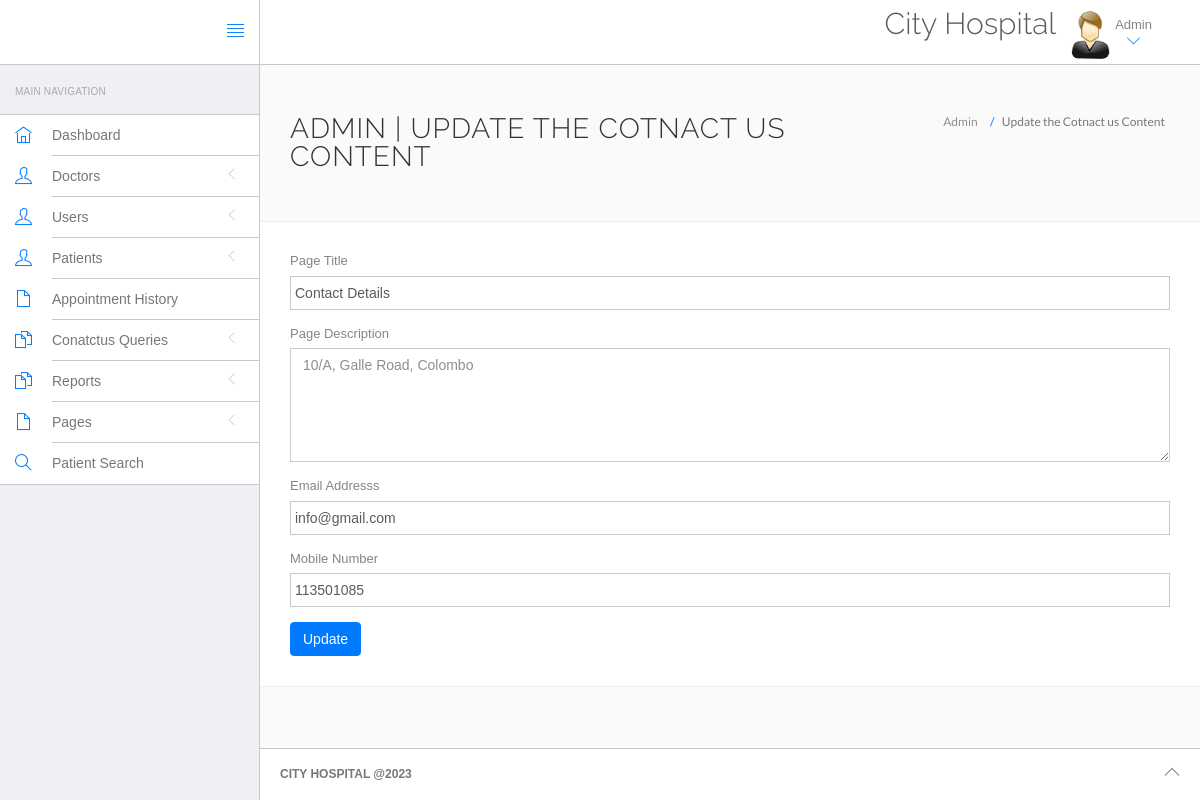
Screenshot of /System/website/admin/contact.php (signed in) with the database file from the repository.
### tables this page shows
CREATE TABLE `tblpage` (
  `ID` int(10) NOT NULL,
  `PageType` varchar(200) DEFAULT NULL,
  `PageTitle` varchar(200) DEFAULT NULL,
  `PageDescription` mediumtext DEFAULT NULL,
  `Email` varchar(120) DEFAULT NULL,
  `MobileNumber` bigint(10) DEFAULT NULL,
  `UpdationDate` timestamp NULL DEFAULT current_timestamp(),
  `OpenningTime` varchar(255) DEFAULT NULL
);

### System/website/admin/contact.php (the view, shortened to what this page needs)
<?php
include('include/config.php');
if(strlen($_SESSION['id']==0)) {
 header('location:logout.php');
  } else{
?>
<!DOCTYPE html>
<html lang="en">
	<head>
		<link rel="stylesheet" href="vendor/bootstrap/css/bootstrap.min.css">
		<link rel="stylesheet" href="vendor/fontawesome/css/font-awesome.min.css">
		<link rel="stylesheet" href="vendor/themify-icons/themify-icons.min.css">
		<link href="vendor/animate.css/animate.min.css" rel="stylesheet" media="screen">
		<link href="vendor/perfect-scrollbar/perfect-scrollbar.min.css" rel="stylesheet" media="screen">
		<link href="vendor/switchery/switchery.min.css" rel="stylesheet" media="screen">
		<link href="vendor/bootstrap-touchspin/jquery.bootstrap-touchspin.min.css" rel="stylesheet" media="screen">
		<link href="vendor/select2/select2.min.css" rel="stylesheet" media="screen">
		<link href="vendor/bootstrap-datepicker/bootstrap-datepicker3.standalone.min.css" rel="stylesheet" media="screen">
		<link href="vendor/bootstrap-timepicker/bootstrap-timepicker.min.css" rel="stylesheet" media="screen">
		<link rel="stylesheet" href="assets/css/styles.css">
		<link rel="stylesheet" href="assets/css/plugins.css">
		<link rel="stylesheet" href="assets/css/themes/theme-1.css" id="skin_color" />
	</head>
	<body>
		<div id="app">
<?php include('include/sidebar.php');?>
			<div class="app-content">
					<?php include('include/header.php');?>
				<div class="main-content" >
					<div class="wrap-content container" id="container">
						<section id="page-title">
							<div class="row">
								<div class="col-sm-8">
									<h1 class="mainTitle">Admin  | Update the Cotnact us Content</h1>
																	</div>
								<ol class="breadcrumb">
									<li>
										<span>Admin </span>
									</li>
									<li class="active">
										<span>Update the Cotnact us Content</span>
									</li>
								</ol>
							</div>
						</section>
						<div class="container-fluid container-fullw bg-white">
									<div class="row">
								<div class="col-md-12">
          <form class="forms-sample" method="post">
                    <?php
$ret=mysqli_query($con,"select * from  tblpage where PageType='contactus'");
while ($row=mysqli_fetch_array($ret)) {
?>
                    <div class="form-group">
                       <label for="exampleInputUsername1">Page Title</label>
                      <input id="pagetitle" name="pagetitle" type="text" class="form-control" required="true" value="<?php  echo $row['PageTitle'];?>">
                    </div>
                    <div class="form-group">
                      <label for="exampleInputEmail1">Page Description</label>
                      <textarea class="form-control" name="pagedes" id="pagedes" rows="5"><?php  echo $row['PageDescription'];?></textarea>
                    </div>
                    <div class="form-group">
                      <label for="exampleInputUsername1">Email Addresss</label>
                     <input type="email" class="form-control" name="email" value="<?php  echo $row['Email'];?>" required='true'>
                    </div>
                    <div class="form-group">
                      <label for="exampleInputUsername1">Mobile Number</label>
                     <input type="text" class="form-control" name="mobnum" value="<?php  echo $row['MobileNumber'];?>" required='true' maxlength="10" pattern='[0-9]+'>
                    </div>
                    <?php } ?>
                    <button type="submit" class="btn btn-primary mr-2" name="submit">Update</button>
                  </form>
								</div>
							</div>
								</div>
					</div>
				</div>
			</div>
	<?php include('include/footer.php');?>
		</div>
	</body>
</html>
<?php } ?>

### System/website/admin/assets/css/themes/theme-1.css (style rules this page uses)
body { background: #FAFAFA; }

### rows the page displays
tblpage: pagetitle "Contact Details", pagedes "10/A, Galle Road, Colombo", email "info@gmail.com", mobnum "113501085"
